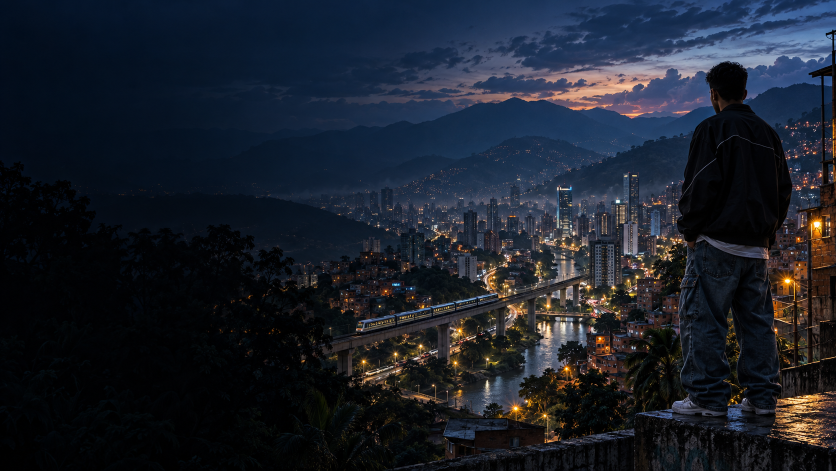
#> input picture assets/title-cover-v213.png, 1672 x 941 px (shown at 1/2 size)
$ python build_title_ui.py
#> lines starting #> are read from the running program, lines starting #| are printed output that depends on the picture
"""Prepare full-resolution PSP title art and antialiased UI lettering."""
from pathlib import Path
from PIL import Image, ImageDraw, ImageFilter, ImageFont, ImageOps
import struct

ROOT = Path(__file__).resolve().parents[1]
ASSETS = ROOT / "assets"
cover = Image.open(ASSETS / "title-cover-v213.png").convert("RGB")
#> cover is the input picture: PIL image 1672x941 RGB; mean R, G, B 26.6, 31.9, 42.2
cards = Image.open(ASSETS / "title-cards-v213.png").convert("RGB")
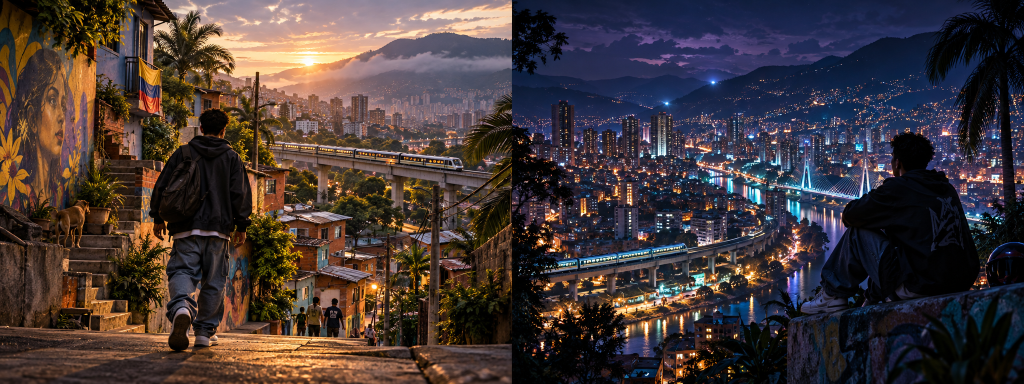
#> input picture assets/title-cards-v213.png, 2048 x 768 px (shown at 1/2 size)
#> cards is the input picture: PIL image 2048x768 RGB; mean R, G, B 67.8, 56.3, 56


def rgb565(image, name):
#> called with name = 'title-cover-v213.565'
    image = image.convert("RGB")
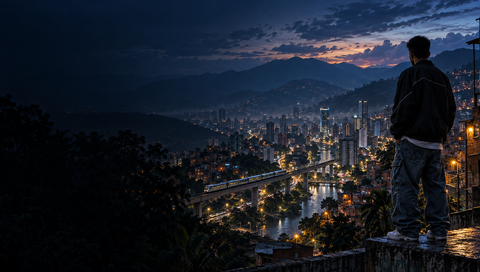
#> image: PIL image 480x272 RGB; mean R, G, B 26.7, 32, 42.4
    raw = bytearray()
    for r, g, b in image.getdata():
        raw += struct.pack("<H", (r >> 3) | ((g >> 2) << 5) | ((b >> 3) << 11))
#> this loop made 130560 passes
#> (r, g, b) on passes 1 to 3: (4, 17, 34), (3, 16, 33), (3, 15, 33)
    (ASSETS / name).write_bytes(raw)


rgb565(ImageOps.fit(cover, (480, 272), method=Image.Resampling.LANCZOS), "title-cover-v213.565")
background = ImageOps.fit(cover, (480, 272), method=Image.Resampling.LANCZOS).filter(
    ImageFilter.GaussianBlur(7)
)
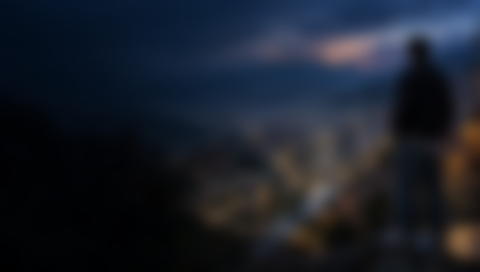
#> background: PIL image 480x272 RGB; mean R, G, B 26.6, 32, 42.3
background = Image.blend(background, Image.new("RGB", background.size, (5, 9, 20)), .70)
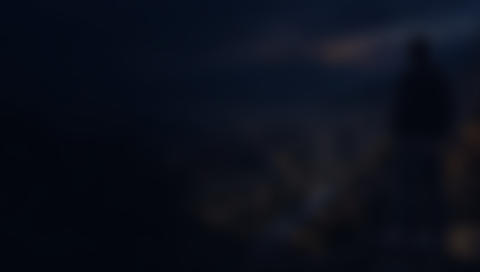
#> background: PIL image 480x272 RGB; mean R, G, B 11, 15.4, 26.2
rgb565(background, "title-menu-v213.565")
#> the loop in rgb565 (call 2), `for r, g, b in image.getdata():` made 130560 passes
#> (r, g, b) on passes 1 to 3: (4, 11, 23), (4, 11, 23), (4, 11, 23)
for n, half in enumerate((cards.crop((0, 0, cards.width // 2, cards.height)),
                          cards.crop((cards.width // 2, 0, cards.width, cards.height)))):
    rgb565(ImageOps.fit(half, (208, 115), method=Image.Resampling.LANCZOS),
           f"title-card-{n}-v213.565")
#> this loop made 2 passes
#> pass 1, in rgb565 (call 3), `image = image.convert("RGB")`:
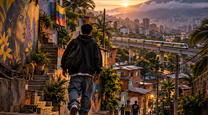
#> image: PIL image 208x115 RGB; mean R, G, B 88, 64.9, 48.1
#> pass 2, in rgb565 (call 4), `image = image.convert("RGB")`:
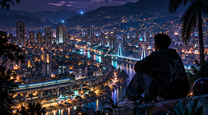
#> image: PIL image 208x115 RGB; mean R, G, B 45.1, 45.9, 61.3

fonts = Path("C:/Windows/Fonts")
font_regular = fonts / "segoeui.ttf"
font_bold = fonts / "segoeuib.ttf"
font_logo = fonts / "bahnschrift.ttf"
font_script = ROOT / "tools/Allura-Regular.ttf"
labels = [
    ("logo", "NARCADE", font_logo, 49),
    ("logo_small", "NARCADE", font_logo, 25),
    ("cover_sub", "MEDELLÍN  /  UNA HISTORIA ORIGINAL", font_regular, 12),
    ("press", "PULSA X O START", font_bold, 19),
    ("press_sub", "PARA COMENZAR", font_regular, 11),
    ("story", "HISTORIA", font_bold, 26),
    ("continue", "CONTINUAR PARTIDA", font_bold, 17),
    ("new", "NUEVA HISTORIA", font_bold, 17),
    ("continue_sub", "RETOMA TU AVENTURA", font_regular, 11),
    ("new_sub", "EMPIEZA EN MEDELLÍN", font_regular, 11),
    ("footer", "X SELECCIONAR    O VOLVER", font_regular, 12),
    ("credit", "Naresz", font_script, 27),
    ("made_by", "made by", font_regular, 10),
    ("story_kicker", "MUNDO ABIERTO  /  36 MISIONES", font_regular, 11),
]
data = bytearray()
records = []
for ident, label, face, size in labels:
    font = ImageFont.truetype(str(face), size)
    box = font.getbbox(label)
    width, height = box[2] - box[0] + 4, box[3] - box[1] + 4
    image = Image.new("L", (width, height), 0)
    ImageDraw.Draw(image).text((2 - box[0], 2 - box[1]), label, font=font, fill=255,
                                stroke_width=0)
    records.append((ident, len(data), width, height))
    data.extend(image.tobytes())
(ASSETS / "title-labels-v213.a8").write_bytes(data)
header = ["/* Generated by tools/build_title_ui.py. */",
          "#ifndef NARCADE_TITLE_UI_H", "#define NARCADE_TITLE_UI_H",
          "typedef struct { unsigned offset; unsigned short width,height; } TitleLabel;",
          "enum {" + ",".join("TL_" + name.upper() for name, *_ in records) + ", TL_COUNT };",
          "static const TitleLabel titleLabels[TL_COUNT] = {"]
header.extend(f"    {{{offset}u,{width},{height}}}, /* {name} */"
              for name, offset, width, height in records)
header += ["};", "#endif"]
(ROOT / "src/title_ui.h").write_text("\n".join(header) + "\n", encoding="ascii")
print("title art and typography:", len(data), "label alpha bytes")
